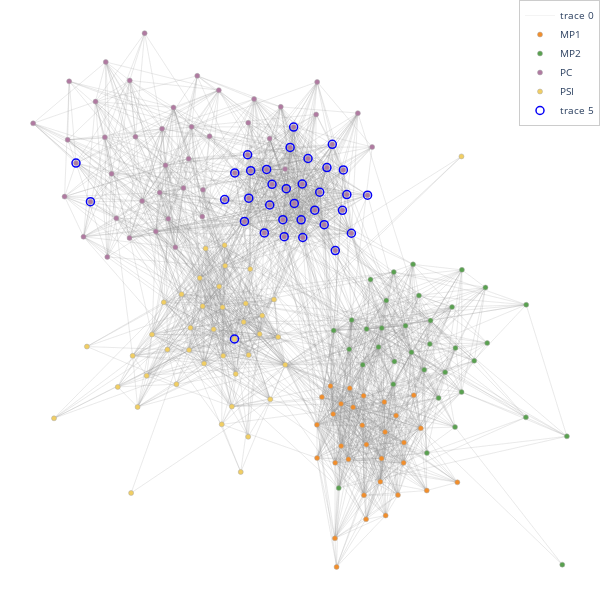

Notebook source saved alongside this figure:
### Code cell
import json

instances = pd.read_csv("../data/highschool_2012/instances.csv")

line_x = None
line_y = None
for self_x, self_y, targets in zip(instances["x"], instances["y"], instances["targets"]):
    xs = instances["x"][np.array(json.loads(targets), dtype=int)]
    ys = instances["y"][np.array(json.loads(targets), dtype=int)]
    xs = np.array([[self_x, x, None] for x in xs]).flatten()
    ys = np.array([[self_y, y, None] for y in ys]).flatten()
    if line_x is None:
        line_x = xs
        line_y = ys
    else:
        line_x = np.hstack((line_x, xs))
        line_y = np.hstack((line_y, ys))    

fig = network_plot(instances["x"], instances["y"], labels=y_inst, selected_indices=selected_indices, line_x=line_x, line_y=line_y, label_names=y_inst_names)

fig.show()
